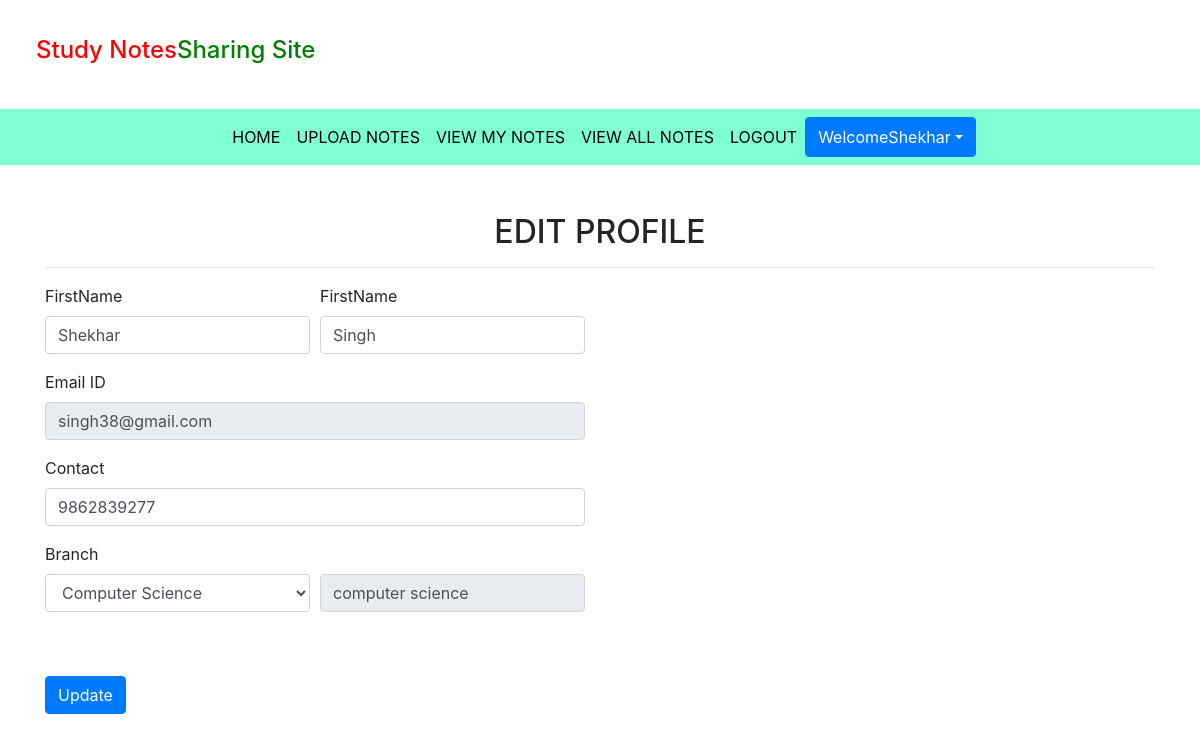
Screenshot of /edit_profile/ (signed in) with the database file from the repository.
### notes/models.py (models this page shows, shortened)
class Signup(models.Model):
    user=models.ForeignKey(User,on_delete=models.CASCADE)
    contact=models.CharField(max_length=30,null=True)
    branch=models.CharField(max_length=10)
    role=models.CharField(max_length=10,null=True)

### notes/views.py (the view, shortened to what this page needs)
# urls.py: path('edit_profile/', edit_profile,name="edit_profile"),
def edit_profile(request):
    if not request.user.is_authenticated:
        return redirect('login')
    user=User.objects.get(id=request.user.id)
    data=Signup.objects.get(user=user)
    error=False
    d={'data':data,'user':user,'error':error}
    return render(request,'edit_profile.html',d)

### notes/templates/edit_profile.html (shortened to what this page needs)
{%extends 'usernavigation.html'%}
{% load static %}
{%block body%}
<div class="container mt-5">
    <h2 class="text-center">EDIT PROFILE</h2>
    <hr>
    <div class="row">
        <div class="col-sm-6">
        <form method="post">
        <div class="form-row">
           <div class="form-group col-md-6">
               <label>FirstName</label>
               <input type="text" class="form-control" value="{{data.user.first_name}}" name="firstname">
           </div>
           <div class="form-group col-md-6">
               <label>FirstName</label>
               <input type="text" class="form-control" value="{{data.user.last_name}}" name="lastname">
           </div>
       </div>
            <div class="form-row">
                <div class="form-group col-md-12">
                    <label>Email ID</label>
                    <input type="text" class="form-control" value="{{data.user.username}}" name="emailid" readonly>
                </div>
            </div>
            <div class="form-row">
                <div class="form-group col-md-12">
                    <label>Contact</label>
                    <input type="text" class="form-control" value="{{data.contact}}" name="contact">
                </div>
            </div>
                <div class="form-row">
                    <div class="form-group col-md-6">
                        <label>Branch</label>
                        <select class="form-control" name="branch">
                            <option value="computer science">Computer Science</option>
                        </select>
                    </div>
                    <div class="form-group col-md-6 mt-2">
                        <br>
                        <input type="text" value="{{data.branch}}" class="form-control" readonly>
                    </div>
                </div>
          <input type="submit" value="Update" class="btn btn-primary mt-5">
        </form>
    </div>
    </div>
</div>
{%endblock%}

### notes/templates/usernavigation.html (shortened to what this page needs)
<!DOCTYPE html>
<html lang="en">
<head>
    {%load static%}
  <link rel="stylesheet" href="https://maxcdn.bootstrapcdn.com/bootstrap/4.3.1/css/bootstrap.min.css">
  <link rel="stylesheet" href="https://use.fontawesome.com/releases/v5.6.3/css/all.css"></head>
  <link rel="stylesheet" href="{% static 'css/mystyle.css' %}">
</head>
  <body>
<h4 style="padding: 3%;"><span style="color: red;">Study Notes</span><span style="color:green;">Sharing Site</span></h4>
<nav class="navbar navbar-expand-sm justify-content-center" style="background-color:aquamarine;">
    <ul class="navbar-nav">
        <li class="navbar-item">
            <a class="nav-link" href="{% url 'profile' %}">HOME</a>
        </li>
                    <li class="navbar-item">
                        <a class="nav-link" href="{% url 'upload_notes' %}">UPLOAD NOTES</a>
                    </li>
                        <li class="navbar-item">
                            <a class="nav-link" href="{% url 'view_mynotes' %}">VIEW MY NOTES</a>
                        </li>
                            <li class="navbar-item">
                                <a class="nav-link" href="#">VIEW ALL NOTES</a>
                            </li>
                            <li class="navbar-item">
                                <a class="nav-link" href="{% url 'logout' %}"
                                >LOGOUT</a>
                            </li>
 <div class="btn-group">
<button type="button" class="btn btn-primary dropdown-toggle" data-toggle="dropdown">Welcome{{request.user.first_name}}</button>
</div>
</ul>
</nav>
</body>
</html>
{% block body %}
{% endblock %}

### notes/static/css/mystyle.css (style rules this page uses)
.nav-link { color: black; }

### rows the page displays
Signup: firstname "Shekhar", lastname "Singh", emailid "singh38@gmail.com", contact "9862839277", branch "computer science"

### other values shown
{{ request.user.first_name }} "Shekhar"
